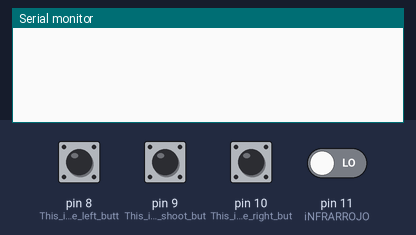
Bench run of a sketch on a simulated Arduino Uno, built with avr-gcc and run on an emulated ATmega328P. Shown: the last lines printed to the serial monitor. The inputs (shaded band) are chosen by the test bench; at power-on: pin 8 (This_is_for_the_left_butt), pin 9 (This_is_for_the_shoot_but), pin 10 (This_is_for_the_right_but), pin 11 (iNFRARROJO) LOW.

Above: at 1.2 s.
1.3 s: pin 8 (This_is_for_the_left_butt) pulled HIGH for 0.15 s
At 3.0 s:
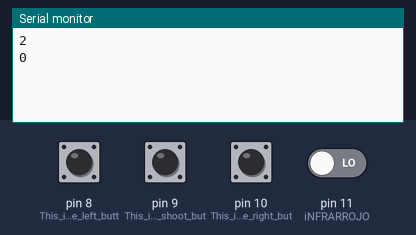
3.3 s: pin 9 (This_is_for_the_shoot_but) pulled HIGH for 0.15 s
At 4.6 s:
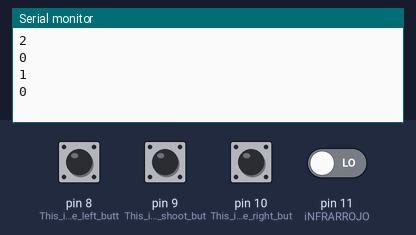
4.9 s: pin 10 (This_is_for_the_right_but) pulled HIGH for 0.15 s
At 5.6 s:
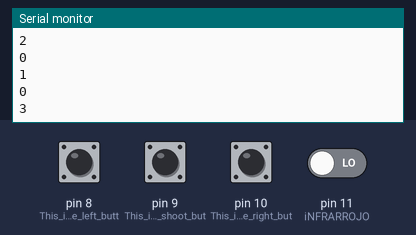
6.5 s: pin 11 (iNFRARROJO) driven HIGH
At 6.8 s:
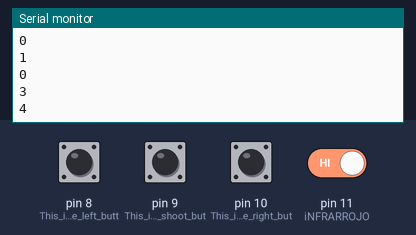
Timing chart, 0 to 9.0 s (numbered marks = the images above; inputs shaded):
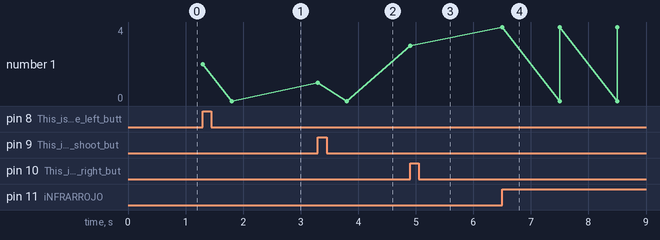

Measured:
- after the input at 1.3 s, the serial monitor: prints a new line at once (image 1)
- after the input at 3.3 s, the serial monitor: prints a new line at once (image 2)
- after the input at 4.9 s, the serial monitor: prints a new line at once (image 3)
- after the input at 6.5 s, the serial monitor: prints a new line at once (image 4)
- plotted number 1: 0 → 3 after the input at 4.9 s, 3 → 4 after the input at 6.5 s

The sketch:

prototype.ino
```cpp
//Physic controller
int infra = 0;
int left = 0;
int rigth = 0;
boolean shoot;

void setup() {
Serial.begin(9600);
// In this section we put the inputs to the signals that we have in the control
pinMode(8, INPUT); // This is for the left button
pinMode(9, INPUT); // This is for the shoot button
pinMode(10, INPUT);// This is for the right button
pinMode(11, INPUT); // iNFRARROJO
}

void loop() {
  left = digitalRead(9);
  shoot = digitalRead(10);
  rigth = digitalRead(8);
  infra = digitalRead(11);

  if(left == HIGH){
      Serial.println(1);
      delay(500);
      Serial.println(0);
    }else if(rigth == HIGH){
      Serial.println(2);
      delay(500);
      Serial.println(0);
    }else if(shoot == HIGH){
      Serial.println(3);
      delay(500);
    }else if(infra == HIGH){
      Serial.println(4);
      delay(1000);
      Serial.println(0);
      }else{
        //Serial.println(0);
        //delay(500);
        }
}
```
